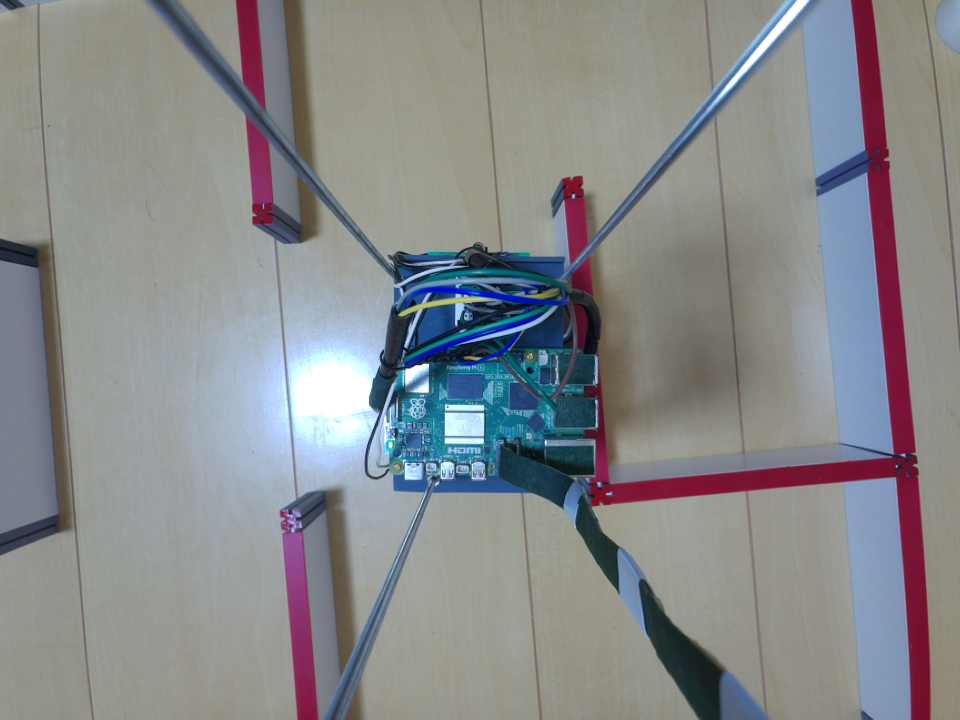
#> input picture tests/data/stuck_against_east_wall.png, 960 x 720 px
$ python -i red_wall.py   (imports and definitions only)
#> lines starting #> are read from the running program, lines starting #| are printed output that depends on the picture; after the words box and inside, x2 and y2 are one past the last pixel; in counts of white or black regions, pixels touching at a corner belong together
#> further down, picture is the input picture: shape (720, 960, 3); mean B, G, R 139, 137.2, 135.4
"""赤い壁上部の検出 (issue #7)。白・黄の壁上面 (始点・終点、規定 2-1) は #125。

下向きのカメラは迷路の壁を捉える。壁の上部は **赤** に塗られている。
このモジュールは BGR フレームを赤のマスクと、赤い領域 (壁上部) の重心へと変換する。
純粋に OpenCV/NumPy のみで実装しているため、カメラなしでもユニットテストできる。

赤は HSV の hue 境界をまたぐため、2 つの hue 範囲 (低域と高域) を OR で結合する。
デフォルト値はあくまで出発点である。競技規則では壁が退色したり混ざったりすると
注意されているので、実際の迷路 / 照明に合わせて S/V の下限を調整し、
カメラの露出と AWB をロックすること。
"""

from __future__ import annotations

from dataclasses import dataclass

import cv2
import numpy as np


@dataclass(frozen=True)
class RedDetectorConfig:
    """HSV しきい値 (OpenCV の範囲: H 0-179, S/V 0-255) とフィルタリング設定。"""

    h1_lo: int = 0
    h1_hi: int = 10
    h2_lo: int = 160
    h2_hi: int = 179
    s_min: int = 100
    v_min: int = 70
    min_area: float = 100.0   # これより小さい赤の blob は無視する (px^2)
    morph_kernel: int = 3     # 0 で open/close によるノイズ除去を無効化


@dataclass(frozen=True)
class RedRegion:
    """検出された 1 つの赤い blob。"""

    cx: float
    cy: float
    area: float
    bbox: tuple[int, int, int, int]  # x, y, w, h


# [33 lines left out: function red_mask_parts, not called in this run]


@dataclass(frozen=True)
class WhiteYellowConfig:
    """白・黄の壁上面を拾うマスクの設定 (#125)。

    競技規定 2-1 は「壁の上面は赤」の例外として、**始点の区画と終点領域の区画の壁の
    上面を赤・白・黄のいずれか**にしてよいとしている。赤しか見ないと、ゴールの境界の
    壁 7 枚が全部「開」と読まれ、白い壁に突っ込む。

    **白は明るさの絶対値でも彩度でも拾えない** — 黒い床は天井灯を映して白っぽく
    光り (V 73-108)、その彩度は起動ごとに S 46-57 から S 11-30 まで動いて白 (S 6-39) と
    重なった (実測)。分けられるのは**形**だけ: 壁の上面は幅 ~20px の細い帯、床の光沢は
    広い斑。そこで帯に直交する向きの 1 次元トップハット (``tophat_px`` 幅の opening を
    引く = 「周囲よりどれだけ明るいか」) を取り、広い光沢を消して細い帯だけを残す。
    ``tophat_px`` は帯の幅より十分広く、光沢の斑より狭いこと。

    ``white_s_max`` は光沢を分けるためのものでは**ない**。機体を覆うフェルト・テープ
    (S 180-255) の縁を落とすため。外すとフェルトの縁が BACK で 0.19-0.39 と読める。
    **白の彩度は AWB のロックで動き、壁ごとにも違う**ので、白の側に寄せて置かないこと。
    最初は 60 にしていて、3x3 の実走で白い壁が S 64-73 (青みがかった白) と写り、
    **0.05 と読んでその壁に突っ込んだ**。同じ白い壁が前のセッションでは S 6-39 だった。
    80 に上げた直後にも、別の白い壁 (始点の西) が **S 中央 77・上側 5% で 86** と写り、
    帯の 27% が落ちて 0.29 まで弱った。**白の実測の端に合わせて上げるのをやめ**、
    落としたい側 (テープ S 180-) との中間の 120 に置く。

    ``min_width_px`` は床板の継ぎ目を落とすため。継ぎ目は幅 3px の明るい線
    (H 35 / S 30 / V 100) で、トップハットにも白にも入る (実走で開いた辺が 0.052)。
    壁の上面は ~20px あるので、帯に直交する向きにこの幅で opening を掛ければ線だけ消える。

    黄は有彩色なので色相で素直に取れる (H 25-29)。**木の床はこの黄に丸ごと入る** —
    EV -2 で撮った黒い床の外側の木の床は全面が黄と判定された。だから黒い床専用。
    """

    tophat_px: int = 41          # 帯に直交する向きのトップハット幅 [px]
    contrast_min: int = 40       # 周囲より明るい量 (V のトップハット) の下限
    white_s_max: int = 120       # 白とみなす彩度の上限 (フェルト・テープ S 180- を落とす)
    min_width_px: int = 9        # 帯に直交する向きで、これより細い線 (継ぎ目) を落とす
    yellow_h_lo: int = 18
    yellow_h_hi: int = 40
    yellow_s_min: int = 80
    yellow_v_min: int = 80


# [38 lines left out: functions white_yellow_mask_parts, white_yellow_mask, not called in this run]


#: 色相を信じてよい最低の彩度・明度。**これ未満の画素の H は意味を持たない** —
#: OpenCV は黒 (S=0,V=0) の H を 0 と返すので、赤の下側の帯 (h1_lo=0) にそのまま
#: 入ってしまう。床や影を「色相は赤なのに彩度で落ちた」と数えると、s_min を下げれば
#: 拾えるように見えてしまうが、実際には拾うものが無い。
HUE_MEANINGFUL_S = 40
HUE_MEANINGFUL_V = 40


@dataclass(frozen=True)
class RedBreakdown:
    """ある領域の画素が赤マスクを**どの条件で落ちたか** (issue #78)。

    「帯が弱く写った」だけでは何を直せばよいか決まらない。色相が帯の外へ流れたのか、
    彩度が足りないのか、そもそも赤いものが写っていないのかで、打つ手がまるで違う
    (#65 は色相、#56 は彩度、#88 は遮蔽だった)。**しきい値を下げる前にこれを見ること。**
    """

    total: int                                   # 領域の画素数
    accepted: int                                # 赤と判定された画素
    colorless: int                               # 無彩色・暗すぎて色相が意味を持たない
    hue_out: int                                 # 有彩色だが色相が赤の帯の外
    lost_to_s: int                               # 色相は赤だが S が足りない
    lost_to_v: int                               # 色相は赤、S も足りるが V が足りない
    hsv_accepted: tuple[float, float, float] | None   # 赤と判定された画素の中央値
    hsv_lost: tuple[float, float, float] | None       # 有彩色なのに落ちた画素の中央値

    @property
    def fraction(self) -> float:
        return self.accepted / self.total if self.total else 0.0

    # [57 lines left out: functions reason, describe, red_breakdown, not called in this run]


def red_mask(bgr: np.ndarray, config: RedDetectorConfig | None = None) -> np.ndarray:
    """BGR 画像中の赤ピクセルを表す uint8 (0/255) のマスクを返す。"""
    cfg = config or RedDetectorConfig()
    hsv = cv2.cvtColor(bgr, cv2.COLOR_BGR2HSV)
#> hsv: shape (720, 960, 3); mean H, S, V 62.8, 44.8, 148.6
    lo1 = np.array([cfg.h1_lo, cfg.s_min, cfg.v_min], dtype=np.uint8)
    hi1 = np.array([cfg.h1_hi, 255, 255], dtype=np.uint8)
    lo2 = np.array([cfg.h2_lo, cfg.s_min, cfg.v_min], dtype=np.uint8)
    hi2 = np.array([cfg.h2_hi, 255, 255], dtype=np.uint8)
    mask = cv2.bitwise_or(cv2.inRange(hsv, lo1, hi1), cv2.inRange(hsv, lo2, hi2))
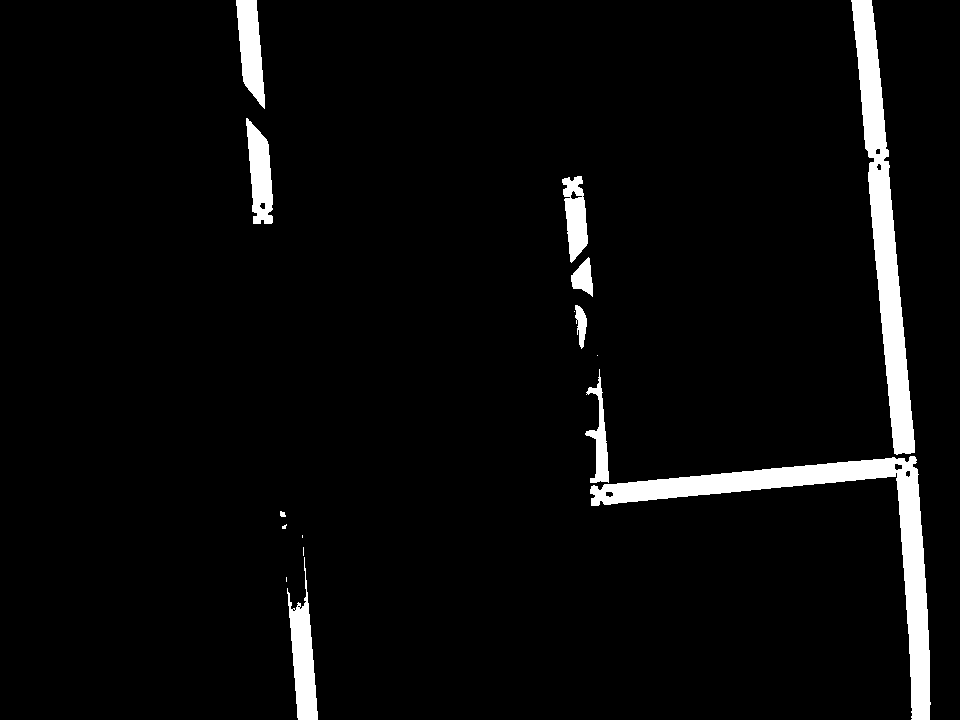
#> mask: shape (720, 960); 4.4% white; 16 white regions (6 under 20 px), largest, box (x1, y1, x2, y2) and area: (590, 456, 931, 720) 11327, (851, 0, 915, 455) 9629, (287, 557, 318, 720) 2446
    if cfg.morph_kernel > 0:
        k = np.ones((cfg.morph_kernel, cfg.morph_kernel), np.uint8)
        mask = cv2.morphologyEx(mask, cv2.MORPH_OPEN, k)
#> mask: shape (720, 960); 4.4% white; 15 white regions (4 under 20 px), largest, box (x1, y1, x2, y2) and area: (590, 456, 931, 720) 11316, (851, 0, 915, 454) 9627, (289, 602, 318, 720) 2308
        mask = cv2.morphologyEx(mask, cv2.MORPH_CLOSE, k)
#> mask: shape (720, 960); 4.4% white; 10 white regions (2 under 20 px)
    return mask


def detect_red_regions(
    bgr: np.ndarray, config: RedDetectorConfig | None = None
) -> list[RedRegion]:
    """赤い blob を検出し、重心 / bbox として面積の大きい順に返す。"""
    cfg = config or RedDetectorConfig()
    mask = red_mask(bgr, cfg)
    # findContours は cv2 4.x では (contours, hierarchy) を、3.x では (img, ...) を返す
    contours = cv2.findContours(mask, cv2.RETR_EXTERNAL, cv2.CHAIN_APPROX_SIMPLE)[-2]
#> contours = 10 contours, 3 with area under 20; largest, box (x1, y1, x2, y2) and area: (586, 0, 931, 720) 20885, (289, 597, 318, 720) 2204, (236, 0, 265, 107) 1868, (246, 119, 273, 224) 1771, (562, 176, 588, 262) 1382, (571, 258, 593, 295) 475, (575, 305, 587, 347) 263
    regions: list[RedRegion] = []
    for c in contours:
        area = cv2.contourArea(c)
        if area < cfg.min_area:
            continue
        m = cv2.moments(c)
        if m["m00"] == 0:
            continue
        cx = m["m10"] / m["m00"]
        cy = m["m01"] / m["m00"]
        regions.append(RedRegion(cx, cy, float(area), cv2.boundingRect(c)))
#> this loop made 10 passes
#> (area, cx, cy) on passes 2, 5, 6, 7, 8, 9, 10: (2203.5, 303.1, 662.3), (263, 580.8, 323.6), (475, 582.8, 277.4), (1382, 575.1, 216.1), (1771, 259.7, 174.4), (20885, 840.7, 393.7), (1868, 250.4, 47.96)
#> after the loop, regions = 7 items
    regions.sort(key=lambda r: r.area, reverse=True)
    return regions


# [8 lines left out: function annotate, not called in this run]

>>> import cv2
>>> picture = cv2.imread('../../../tests/data/stuck_against_east_wall.png')
>>> result = detect_red_regions(picture)
#> result = 7 items
